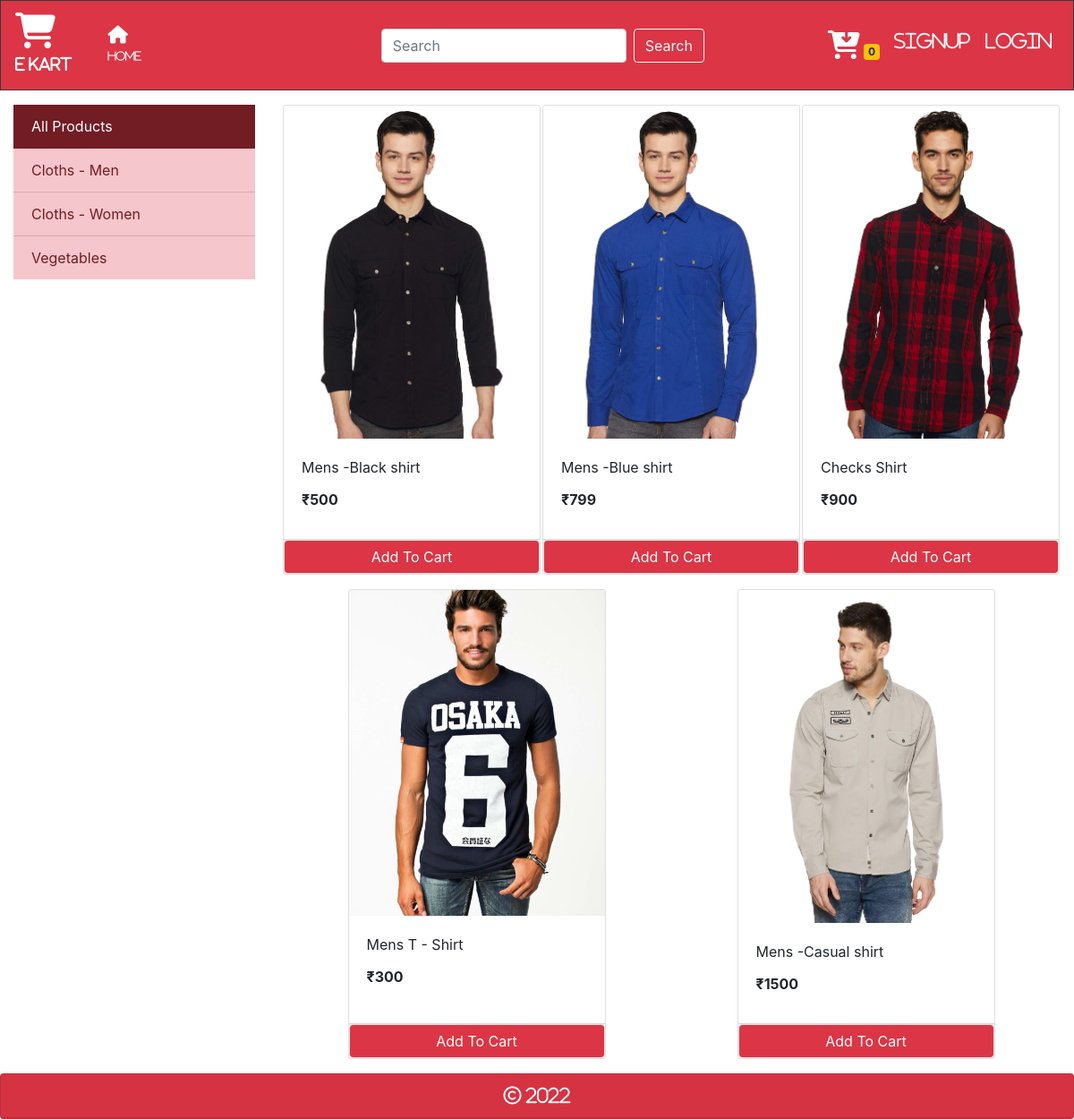
/?category=1, run on the app's committed database.
### store/models/category.py (models this page shows, shortened)
class Category(models.Model):
    name = models.CharField(max_length=20)
    @staticmethod
    def get_all_categories():
        return Category.objects.all()

### store/models/product.py (models this page shows, shortened)
class Product(models.Model):
    name = models.CharField(max_length=50)
    price = models.IntegerField(default=0)
    category = models.ForeignKey(Category, on_delete=models.CASCADE, default=1)
    description = models.CharField(max_length=200, default='', null=True, blank=True)
    image = models.ImageField(upload_to='uploads/products/')
    @staticmethod
    def get_all_categories_by_categoryid(category_id):
        if category_id:
            return Product.objects.filter(category = category_id)
        else:
            return Product.get_all_products();

### store/views/home.py (the view, shortened to what this page needs)
# urls.py: path('', Index.as_view(), name='homepage'),
class Index(View):
    def get(self, request):
        cart = request.session.get('cart')
        if not cart:
            request.session['cart'] = {}
        products = None
        categories = Category.get_all_categories()
        categoryID = request.GET.get('category')
        if categoryID:
            products = Product.get_all_categories_by_categoryid(categoryID)
        else:
            products = Product.get_all_products();
        data = {}
        data['products'] = products
        data['categories'] = categories
        print('You are ', request.session.get('email'))
        return render(request, 'index.html', data)

### store/templatetags/cart.py (called while the page is built)
@register.filter(name='is_in_cart')
def is_in_cart(product, cart):
    keys = cart.keys()
    for id in keys:
        if int(id) == product.id:
            return True
    return False

### store/templatetags/custom_filter.py (called while the page is built)
@register.filter(name='currency')
def currency(number):
    return "₹"+str(number)

### store/templates/index.html (shortened to what this page needs)
{% extends 'base.html' %}
{% block content %}
{% load cart %}
{% load custom_filter%}
    <div class="container-fluid mt-3 mx-auto">
        <div class="row">
          <div class="col-lg-3">
            <div class="list-group-flush">
              <a href="/" class="list-group-item list-group-item-action list-group-item-danger active">All Products</a>
              {% for category in categories %}
                <a href="/?category={{category.id}}" class="list-group-item list-group-item-action list-group-item-danger">{{category.name}}</a>
              {% endfor %}
            </div>
          </div>
          <div id="products" class="col-lg-9 mx-auto">
            <div class="row mx-auto">
              {% for product in products %}
              <div class="card mx-auto mb-3" id={{product.id}} style="width: 18rem;">
                <img class="card-img-top" src="{{product.image.url}}" alt="Card image cap">
                <div class="card-body">
                  <p class="card-title">{{product.name}}</p>
                  <p class="card-title"><b>{{product.price|currency}}</b></p>
                </div>
                <div class="card-footer p-0 no-gutters">
                  {% if product|is_in_cart:request.session.cart %}
                    <div class="row no-gutters">
                      <form action="/#{{product.id}}" method="post" class="col-2">
                        {% csrf_token %}
                        <input hidden type="text" name="product" value='{{product.id}}'>
                        <input hidden type="text" name="remove" value='True'>
                        <input type="submit" value=" - " class="btn-block btn-outline-danger">
                      </form>
                      <div class="text-center col bg-danger text-white">{{product|cart_quantity:request.session.cart}} in Cart</div>
                      <form action="/#{{product.id}}" method="post" class="col-2">
                        {% csrf_token %}
                        <input hidden type="text" name="product" value='{{product.id}}'>
                        <input type="submit" value=" + " class="btn-block btn-outline-danger">
                      </form>
                    </div>
                  {% else %}
                    <form action="/#{{product.id}}" method="POST" class="btn-block">
                      <input type="submit" class="float-right btn btn-danger border form-control" value="Add To Cart">
                    </form>
                  {% endif %}
                </div>
              </div>
              {% endfor %}
              </div>
          </div>
        </div>
    </div>
{% endblock %}

### data on the page
Category: name "Cloths - Men"
Category: name "Cloths - Women"
Category: name "Vegetables"
Product: image (picture), name "Mens -Black shirt", price "₹500"
Product: image (picture), name "Mens -Blue shirt", price "₹799"
Product: image (picture), name "Checks Shirt", price "₹900"
Product: image (picture), name "Mens T - Shirt", price "₹300"
Product: {{ product.id }} 18 (drawn), image (picture), name "Mens -Casual shirt", price "₹1500"

### other printed values
{{ request.session.cart.keys|length }} "0"
